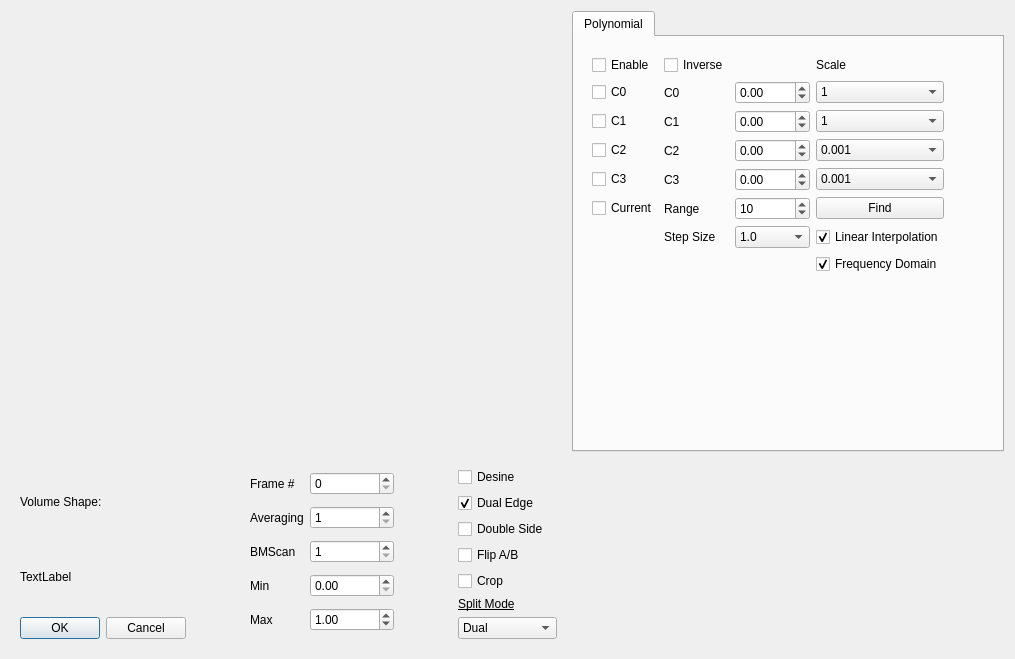
<?xml version="1.0" encoding="UTF-8"?>
<ui version="4.0">
 <class>Dialog</class>
 <widget class="QDialog" name="Dialog">
  <property name="geometry">
   <rect>
    <x>0</x>
    <y>0</y>
    <width>1015</width>
    <height>659</height>
   </rect>
  </property>
  <property name="sizePolicy">
   <sizepolicy hsizetype="Expanding" vsizetype="Expanding">
    <horstretch>0</horstretch>
    <verstretch>0</verstretch>
   </sizepolicy>
  </property>
  <property name="windowTitle">
   <string>Dialog</string>
  </property>
  <layout class="QGridLayout" name="gridLayout" rowstretch="8,2" columnstretch="6,4">
   <item row="0" column="0">
    <widget class="QWidget" name="graphicsViewPlaceHolder" native="true">
     <property name="sizePolicy">
      <sizepolicy hsizetype="Expanding" vsizetype="Expanding">
       <horstretch>0</horstretch>
       <verstretch>0</verstretch>
      </sizepolicy>
     </property>
    </widget>
   </item>
   <item row="0" column="1">
    <widget class="QFrame" name="controlFrame">
     <property name="sizePolicy">
      <sizepolicy hsizetype="Expanding" vsizetype="Expanding">
       <horstretch>0</horstretch>
       <verstretch>0</verstretch>
      </sizepolicy>
     </property>
     <layout class="QVBoxLayout" name="verticalLayout">
      <property name="spacing">
       <number>0</number>
      </property>
      <property name="leftMargin">
       <number>0</number>
      </property>
      <property name="topMargin">
       <number>0</number>
      </property>
      <property name="rightMargin">
       <number>0</number>
      </property>
      <property name="bottomMargin">
       <number>0</number>
      </property>
      <item>
       <widget class="QTabWidget" name="tabWidget">
        <property name="currentIndex">
         <number>0</number>
        </property>
        <widget class="QWidget" name="polynomialTab">
         <attribute name="title">
          <string>Polynomial</string>
         </attribute>
         <layout class="QGridLayout" name="gridLayout_4">
          <item row="12" column="1">
           <spacer name="horizontalSpacer_3">
            <property name="orientation">
             <enum>Qt::Vertical</enum>
            </property>
            <property name="sizeHint" stdset="0">
             <size>
              <width>40</width>
              <height>20</height>
             </size>
            </property>
           </spacer>
          </item>
          <item row="14" column="0">
           <spacer name="verticalSpacer_2">
            <property name="orientation">
             <enum>Qt::Vertical</enum>
            </property>
            <property name="sizeHint" stdset="0">
             <size>
              <width>20</width>
              <height>40</height>
             </size>
            </property>
           </spacer>
          </item>
          <item row="12" column="0">
           <widget class="QFrame" name="frame_4">
            <property name="frameShape">
             <enum>QFrame::NoFrame</enum>
            </property>
            <layout class="QGridLayout" name="gridLayout_6">
             <item row="3" column="2">
              <widget class="QDoubleSpinBox" name="C2SpinBox">
               <property name="minimum">
                <double>-2000.000000000000000</double>
               </property>
               <property name="maximum">
                <double>2000.000000000000000</double>
               </property>
              </widget>
             </item>
             <item row="3" column="1">
              <widget class="QLabel" name="label_6">
               <property name="text">
                <string>C2</string>
               </property>
              </widget>
             </item>
             <item row="6" column="2">
              <widget class="QComboBox" name="stepSizeComboBox">
               <property name="currentIndex">
                <number>1</number>
               </property>
               <item>
                <property name="text">
                 <string>10.0</string>
                </property>
               </item>
               <item>
                <property name="text">
                 <string>1.0</string>
                </property>
               </item>
               <item>
                <property name="text">
                 <string>0.1</string>
                </property>
               </item>
               <item>
                <property name="text">
                 <string>0.01</string>
                </property>
               </item>
              </widget>
             </item>
             <item row="2" column="3">
              <widget class="QComboBox" name="C1ScaleComboBox">
               <property name="currentIndex">
                <number>3</number>
               </property>
               <item>
                <property name="text">
                 <string>0.001</string>
                </property>
               </item>
               <item>
                <property name="text">
                 <string>0.01</string>
                </property>
               </item>
               <item>
                <property name="text">
                 <string>0.1</string>
                </property>
               </item>
               <item>
                <property name="text">
                 <string>1</string>
                </property>
               </item>
               <item>
                <property name="text">
                 <string>10</string>
                </property>
               </item>
               <item>
                <property name="text">
                 <string>100</string>
                </property>
               </item>
               <item>
                <property name="text">
                 <string>1000</string>
                </property>
               </item>
              </widget>
             </item>
             <item row="5" column="1">
              <widget class="QLabel" name="label_8">
               <property name="text">
                <string>Range</string>
               </property>
              </widget>
             </item>
             <item row="4" column="2">
              <widget class="QDoubleSpinBox" name="C3SpinBox">
               <property name="minimum">
                <double>-2000.000000000000000</double>
               </property>
               <property name="maximum">
                <double>2000.000000000000000</double>
               </property>
              </widget>
             </item>
             <item row="1" column="1">
              <widget class="QLabel" name="label_4">
               <property name="text">
                <string>C0</string>
               </property>
              </widget>
             </item>
             <item row="4" column="3">
              <widget class="QComboBox" name="C3ScaleComboBox">
               <property name="currentIndex">
                <number>0</number>
               </property>
               <item>
                <property name="text">
                 <string>0.001</string>
                </property>
               </item>
               <item>
                <property name="text">
                 <string>0.01</string>
                </property>
               </item>
               <item>
                <property name="text">
                 <string>0.1</string>
                </property>
               </item>
               <item>
                <property name="text">
                 <string>1</string>
                </property>
               </item>
               <item>
                <property name="text">
                 <string>10</string>
                </property>
               </item>
               <item>
                <property name="text">
                 <string>100</string>
                </property>
               </item>
               <item>
                <property name="text">
                 <string>1000</string>
                </property>
               </item>
              </widget>
             </item>
             <item row="0" column="1">
              <widget class="QCheckBox" name="inverseCheckBox">
               <property name="text">
                <string>Inverse</string>
               </property>
              </widget>
             </item>
             <item row="2" column="2">
              <widget class="QDoubleSpinBox" name="C1SpinBox">
               <property name="minimum">
                <double>-2000.000000000000000</double>
               </property>
               <property name="maximum">
                <double>2000.000000000000000</double>
               </property>
              </widget>
             </item>
             <item row="1" column="3">
              <widget class="QComboBox" name="C0ScaleComboBox">
               <property name="currentIndex">
                <number>3</number>
               </property>
               <item>
                <property name="text">
                 <string>0.001</string>
                </property>
               </item>
               <item>
                <property name="text">
                 <string>0.01</string>
                </property>
               </item>
               <item>
                <property name="text">
                 <string>0.1</string>
                </property>
               </item>
               <item>
                <property name="text">
                 <string>1</string>
                </property>
               </item>
               <item>
                <property name="text">
                 <string>10</string>
                </property>
               </item>
               <item>
                <property name="text">
                 <string>100</string>
                </property>
               </item>
               <item>
                <property name="text">
                 <string>1000</string>
                </property>
               </item>
              </widget>
             </item>
             <item row="4" column="0">
              <widget class="QCheckBox" name="C3CheckBox">
               <property name="text">
                <string>C3</string>
               </property>
              </widget>
             </item>
             <item row="1" column="2">
              <widget class="QDoubleSpinBox" name="C0SpinBox">
               <property name="minimum">
                <double>-2000.000000000000000</double>
               </property>
               <property name="maximum">
                <double>2000.000000000000000</double>
               </property>
              </widget>
             </item>
             <item row="0" column="3">
              <widget class="QLabel" name="label_9">
               <property name="text">
                <string>Scale</string>
               </property>
              </widget>
             </item>
             <item row="6" column="1">
              <widget class="QLabel" name="label_14">
               <property name="text">
                <string>Step Size</string>
               </property>
              </widget>
             </item>
             <item row="0" column="0">
              <widget class="QCheckBox" name="enableCheckBox">
               <property name="text">
                <string>Enable</string>
               </property>
              </widget>
             </item>
             <item row="3" column="3">
              <widget class="QComboBox" name="C2ScaleComboBox">
               <property name="currentIndex">
                <number>0</number>
               </property>
               <item>
                <property name="text">
                 <string>0.001</string>
                </property>
               </item>
               <item>
                <property name="text">
                 <string>0.01</string>
                </property>
               </item>
               <item>
                <property name="text">
                 <string>0.1</string>
                </property>
               </item>
               <item>
                <property name="text">
                 <string>1</string>
                </property>
               </item>
               <item>
                <property name="text">
                 <string>10</string>
                </property>
               </item>
               <item>
                <property name="text">
                 <string>100</string>
                </property>
               </item>
               <item>
                <property name="text">
                 <string>1000</string>
                </property>
               </item>
              </widget>
             </item>
             <item row="5" column="0">
              <widget class="QCheckBox" name="currentCheckBox">
               <property name="text">
                <string>Current</string>
               </property>
              </widget>
             </item>
             <item row="2" column="1">
              <widget class="QLabel" name="label_5">
               <property name="text">
                <string>C1</string>
               </property>
              </widget>
             </item>
             <item row="3" column="0">
              <widget class="QCheckBox" name="C2CheckBox">
               <property name="text">
                <string>C2</string>
               </property>
              </widget>
             </item>
             <item row="5" column="3">
              <widget class="QPushButton" name="autoFindPushButton">
               <property name="text">
                <string>Find</string>
               </property>
              </widget>
             </item>
             <item row="1" column="0">
              <widget class="QCheckBox" name="C0CheckBox">
               <property name="text">
                <string>C0</string>
               </property>
              </widget>
             </item>
             <item row="4" column="1">
              <widget class="QLabel" name="label_7">
               <property name="text">
                <string>C3</string>
               </property>
              </widget>
             </item>
             <item row="5" column="2">
              <widget class="QSpinBox" name="rangeSpinBox">
               <property name="minimum">
                <number>1</number>
               </property>
               <property name="maximum">
                <number>1000</number>
               </property>
               <property name="value">
                <number>10</number>
               </property>
              </widget>
             </item>
             <item row="2" column="0">
              <widget class="QCheckBox" name="C1CheckBox">
               <property name="text">
                <string>C1</string>
               </property>
              </widget>
             </item>
             <item row="6" column="3">
              <widget class="QCheckBox" name="linearInterpCheckBox">
               <property name="text">
                <string>Linear Interpolation</string>
               </property>
               <property name="checked">
                <bool>true</bool>
               </property>
              </widget>
             </item>
             <item row="7" column="3">
              <widget class="QCheckBox" name="frequencyDomainCheckBox">
               <property name="text">
                <string>Frequency Domain</string>
               </property>
               <property name="checked">
                <bool>true</bool>
               </property>
              </widget>
             </item>
            </layout>
           </widget>
          </item>
         </layout>
        </widget>
       </widget>
      </item>
     </layout>
    </widget>
   </item>
   <item row="1" column="1">
    <widget class="QFrame" name="frame_2">
     <property name="frameShape">
      <enum>QFrame::NoFrame</enum>
     </property>
     <layout class="QGridLayout" name="gridLayout_12"/>
    </widget>
   </item>
   <item row="1" column="0">
    <widget class="QFrame" name="fileFrame">
     <property name="sizePolicy">
      <sizepolicy hsizetype="Expanding" vsizetype="Expanding">
       <horstretch>0</horstretch>
       <verstretch>0</verstretch>
      </sizepolicy>
     </property>
     <layout class="QHBoxLayout" name="horizontalLayout" stretch="2,0,2,0,2">
      <property name="leftMargin">
       <number>0</number>
      </property>
      <property name="topMargin">
       <number>0</number>
      </property>
      <property name="rightMargin">
       <number>0</number>
      </property>
      <property name="bottomMargin">
       <number>0</number>
      </property>
      <item>
       <widget class="QFrame" name="frame">
        <property name="frameShape">
         <enum>QFrame::NoFrame</enum>
        </property>
        <layout class="QGridLayout" name="gridLayout_2">
         <item row="0" column="0">
          <widget class="QLabel" name="label">
           <property name="text">
            <string>Volume Shape:</string>
           </property>
          </widget>
         </item>
         <item row="1" column="0">
          <widget class="QLabel" name="volumeShapeLabel">
           <property name="text">
            <string>TextLabel</string>
           </property>
          </widget>
         </item>
         <item row="2" column="0">
          <widget class="QDialogButtonBox" name="buttonBox">
           <property name="orientation">
            <enum>Qt::Horizontal</enum>
           </property>
           <property name="standardButtons">
            <set>QDialogButtonBox::Cancel|QDialogButtonBox::Ok</set>
           </property>
          </widget>
         </item>
        </layout>
       </widget>
      </item>
      <item>
       <spacer name="horizontalSpacer">
        <property name="orientation">
         <enum>Qt::Vertical</enum>
        </property>
        <property name="sizeHint" stdset="0">
         <size>
          <width>40</width>
          <height>20</height>
         </size>
        </property>
       </spacer>
      </item>
      <item>
       <widget class="QFrame" name="frame_3">
        <property name="frameShape">
         <enum>QFrame::NoFrame</enum>
        </property>
        <layout class="QGridLayout" name="gridLayout_3">
         <item row="3" column="1">
          <widget class="QDoubleSpinBox" name="minSpinBox">
           <property name="maximum">
            <double>1000000.000000000000000</double>
           </property>
           <property name="singleStep">
            <double>0.100000000000000</double>
           </property>
          </widget>
         </item>
         <item row="4" column="0">
          <widget class="QLabel" name="label_3">
           <property name="text">
            <string>Max</string>
           </property>
          </widget>
         </item>
         <item row="1" column="0">
          <widget class="QLabel" name="label_18">
           <property name="text">
            <string>Averaging</string>
           </property>
          </widget>
         </item>
         <item row="4" column="1">
          <widget class="QDoubleSpinBox" name="maxSpinBox">
           <property name="maximum">
            <double>1000000.000000000000000</double>
           </property>
           <property name="singleStep">
            <double>0.100000000000000</double>
           </property>
           <property name="value">
            <double>1.000000000000000</double>
           </property>
          </widget>
         </item>
         <item row="0" column="1">
          <widget class="QSpinBox" name="frameNumSpinBox">
           <property name="maximum">
            <number>1000000</number>
           </property>
          </widget>
         </item>
         <item row="3" column="0">
          <widget class="QLabel" name="label_2">
           <property name="text">
            <string>Min</string>
           </property>
          </widget>
         </item>
         <item row="0" column="0">
          <widget class="QLabel" name="label_17">
           <property name="text">
            <string>Frame #</string>
           </property>
          </widget>
         </item>
         <item row="1" column="1">
          <widget class="QSpinBox" name="averageSpinBox">
           <property name="minimum">
            <number>1</number>
           </property>
           <property name="value">
            <number>1</number>
           </property>
          </widget>
         </item>
         <item row="2" column="1">
          <widget class="QSpinBox" name="bmscanSpinBox">
           <property name="minimum">
            <number>1</number>
           </property>
          </widget>
         </item>
         <item row="2" column="0">
          <widget class="QLabel" name="label_10">
           <property name="text">
            <string>BMScan</string>
           </property>
          </widget>
         </item>
        </layout>
       </widget>
      </item>
      <item>
       <spacer name="horizontalSpacer_2">
        <property name="orientation">
         <enum>Qt::Vertical</enum>
        </property>
        <property name="sizeHint" stdset="0">
         <size>
          <width>40</width>
          <height>20</height>
         </size>
        </property>
       </spacer>
      </item>
      <item>
       <widget class="QFrame" name="frame_12">
        <property name="sizePolicy">
         <sizepolicy hsizetype="Expanding" vsizetype="Expanding">
          <horstretch>0</horstretch>
          <verstretch>0</verstretch>
         </sizepolicy>
        </property>
        <property name="frameShape">
         <enum>QFrame::NoFrame</enum>
        </property>
        <layout class="QGridLayout" name="gridLayout_13">
         <item row="0" column="0">
          <widget class="QCheckBox" name="desineCheckBox">
           <property name="text">
            <string>Desine</string>
           </property>
          </widget>
         </item>
         <item row="5" column="0">
          <widget class="QLabel" name="label_11">
           <property name="font">
            <font>
             <underline>true</underline>
            </font>
           </property>
           <property name="text">
            <string>Split Mode</string>
           </property>
          </widget>
         </item>
         <item row="1" column="0">
          <widget class="QCheckBox" name="dualEdgeCheckBox">
           <property name="text">
            <string>Dual Edge</string>
           </property>
           <property name="checked">
            <bool>true</bool>
           </property>
          </widget>
         </item>
         <item row="6" column="0">
          <widget class="QComboBox" name="splitModeComboBox">
           <item>
            <property name="text">
             <string>Dual</string>
            </property>
           </item>
           <item>
            <property name="text">
             <string>Quad</string>
            </property>
           </item>
          </widget>
         </item>
         <item row="3" column="0">
          <widget class="QCheckBox" name="flipABCheckBox">
           <property name="text">
            <string>Flip A/B</string>
           </property>
          </widget>
         </item>
         <item row="4" column="0">
          <widget class="QCheckBox" name="cropCheckBox">
           <property name="text">
            <string>Crop</string>
           </property>
          </widget>
         </item>
         <item row="2" column="0">
          <widget class="QCheckBox" name="doubleSideCheckBox">
           <property name="text">
            <string>Double Side</string>
           </property>
          </widget>
         </item>
        </layout>
       </widget>
      </item>
     </layout>
    </widget>
   </item>
  </layout>
 </widget>
 <resources/>
 <connections>
  <connection>
   <sender>buttonBox</sender>
   <signal>accepted()</signal>
   <receiver>Dialog</receiver>
   <slot>accept()</slot>
   <hints>
    <hint type="sourcelabel">
     <x>248</x>
     <y>254</y>
    </hint>
    <hint type="destinationlabel">
     <x>157</x>
     <y>274</y>
    </hint>
   </hints>
  </connection>
  <connection>
   <sender>buttonBox</sender>
   <signal>rejected()</signal>
   <receiver>Dialog</receiver>
   <slot>reject()</slot>
   <hints>
    <hint type="sourcelabel">
     <x>316</x>
     <y>260</y>
    </hint>
    <hint type="destinationlabel">
     <x>286</x>
     <y>274</y>
    </hint>
   </hints>
  </connection>
 </connections>
</ui>
